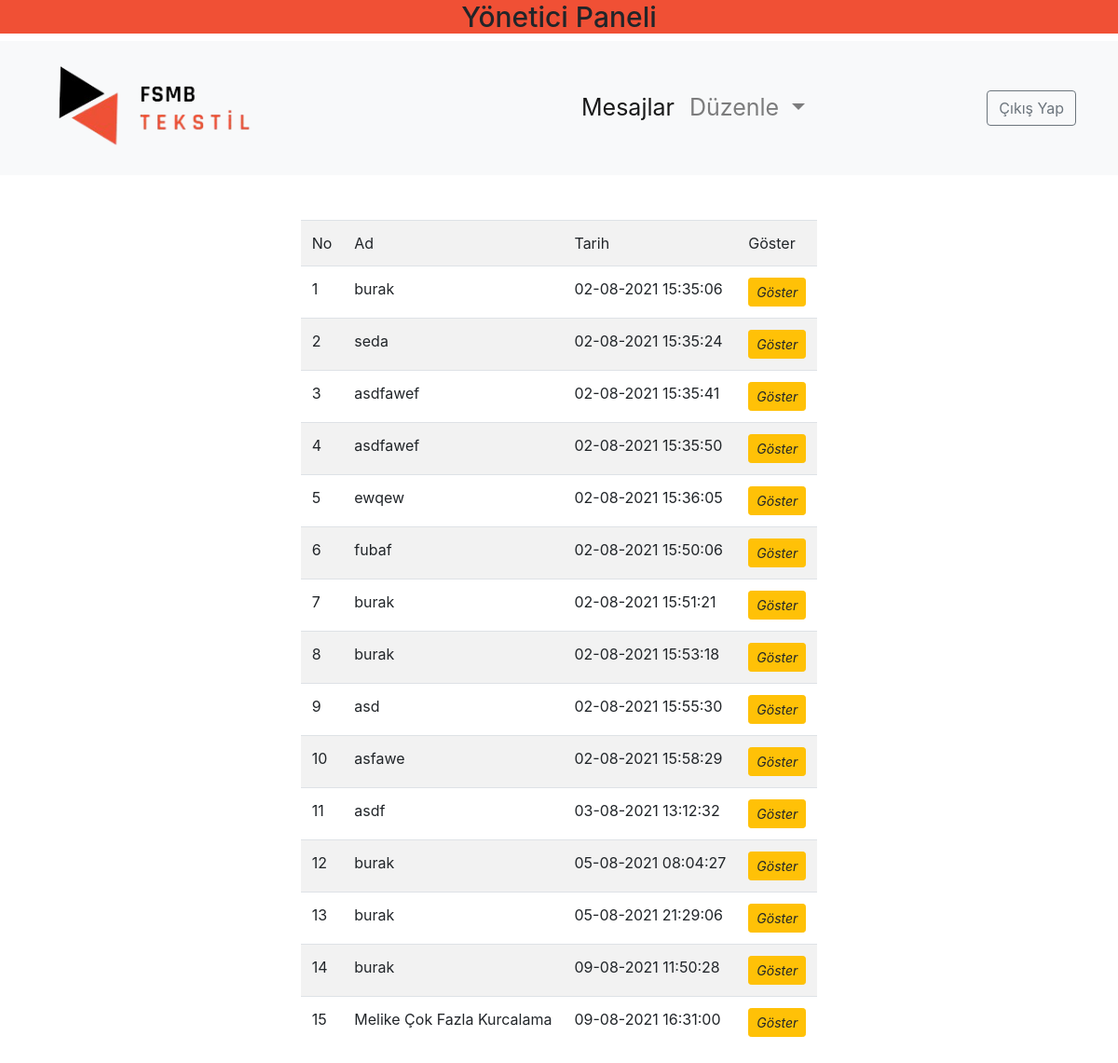
Screenshot of /admin/loggedin.php (signed in) with the database file from the repository.
### tables this page shows
CREATE TABLE `mesajlar` (
  `No` int(11) NOT NULL,
  `Ad` varchar(50) NOT NULL,
  `Mail` varchar(50) NOT NULL,
  `Mesaj` varchar(250) NOT NULL,
  `Tarih` varchar(20) NOT NULL
);

### admin/mesajlar.php (the view, shortened to what this page needs)
<!DOCTYPE html>
<?php
	include "baglantipdo.php";
	?>
<body>
<br><br>
  <div class="container">
	  <div class="row justify-content-center">
		<div class="table-responsive-md">
		 <table class="table table-md background-color=#ddd table-striped table-hover">
			<tr>
			 <td>No</td>
			 <td>Ad</td>
			 <td>Tarih</td>
			 <td>Göster</td>
			</tr>
      <?php
         $say=0;
         $projesor=$conn->prepare("SELECT * FROM mesajlar");
         $projesor->execute();
         while ($projecek=$projesor->fetch(PDO::FETCH_ASSOC)) { $say++?>
        <tr>
            <td><?php echo $say; ?></td>
            <td><?php echo $projecek['Ad']; ?></td>
           <td><?php echo $projecek['Tarih']; ?></td>
         	<td>
         		       	<form action="mesajgoster.php" method="POST">
              <button type="submit" name="goster" class="btn btn-warning btn-sm btn-icon-split">
                <span class="icon text-white-60">
                  <i class="">Göster</i>
 </span>
 </button>
</form></td>
	</tr>
 <?php } ?>
</table>
</div>
</div>
</div>
</body>

### admin/loggedin.php (shortened to what this page needs)
<!DOCTYPE html>
<?php
	include 'adminheader.php';
	include 'mesajlar.php';
?>
<html>
<head>
</head>
<body>
</body>
</html>

### admin/adminheader.php (shortened to what this page needs)
<!doctype html>
  <head>
    <link rel="stylesheet" href="https://maxcdn.bootstrapcdn.com/bootstrap/4.0.0/css/bootstrap.min.css">
<link rel="stylesheet" href="https://cdnjs.cloudflare.com/ajax/libs/font-awesome/4.7.0/css/font-awesome.min.css">
<link rel="stylesheet" type="text/css" href="adminheader.css">
  </head>
    <header>
<div class="header" style="background-color: #f05035;">
<h4 align="center"style="font-size: 30px;">Yönetici Paneli</h4>
    </header>
    <nav class="navbar navbar-expand-md  navbar-light bg-light">
  <div class="container">
 <div class="navbar-brand" style="width: 50%;">
    <a href="loggedin.php"><img src="img/logo.png" class="w-50" alt=""></a>
  </div>
  <div class="collapse navbar-collapse " id="menu">
    <ul class="navbar-nav mr-auto">
      <li class="nav-item">
        <a class="nav-link active" href="loggedin.php" class="p" style="font-size: 25px">Mesajlar</a>
      </li>
      <li class="nav-item dropdown">
        <a class="nav-link dropdown-toggle" href="#" id="navbarDropdownMenuLink" data-toggle="dropdown" aria-haspopup="true" aria-expanded="false" style="font-size: 25px">
          Düzenle
        </a>
      </li>
    </ul>
    <form class="form-inline my-2 my-lg-0">
      <input class="btn btn-outline-secondary my-2 my-sm-0" type="button" onclick="window.location.href = 'cikis.php';" value="Çıkış Yap"/>
    </form>
  </div>
 </div>
</nav>

### rows the page displays
mesajlar: Ad "burak", Tarih "02-08-2021 15:35:06"
mesajlar: Ad "seda", Tarih "02-08-2021 15:35:24"
mesajlar: Ad "asdfawef", Tarih "02-08-2021 15:35:41"
mesajlar: Ad "asdfawef", Tarih "02-08-2021 15:35:50"
mesajlar: Ad "ewqew", Tarih "02-08-2021 15:36:05"
mesajlar: Ad "fubaf", Tarih "02-08-2021 15:50:06"
mesajlar: Ad "burak", Tarih "02-08-2021 15:51:21"
mesajlar: Ad "burak", Tarih "02-08-2021 15:53:18"
mesajlar: Ad "asd", Tarih "02-08-2021 15:55:30"
mesajlar: Ad "asfawe", Tarih "02-08-2021 15:58:29"
mesajlar: Ad "asdf", Tarih "03-08-2021 13:12:32"
mesajlar: Ad "burak", Tarih "05-08-2021 08:04:27"
mesajlar: Ad "burak", Tarih "05-08-2021 21:29:06"
mesajlar: Ad "burak", Tarih "09-08-2021 11:50:28"
mesajlar: Ad "Melike Çok Fazla Kurcalama", Tarih "09-08-2021 16:31:00"
